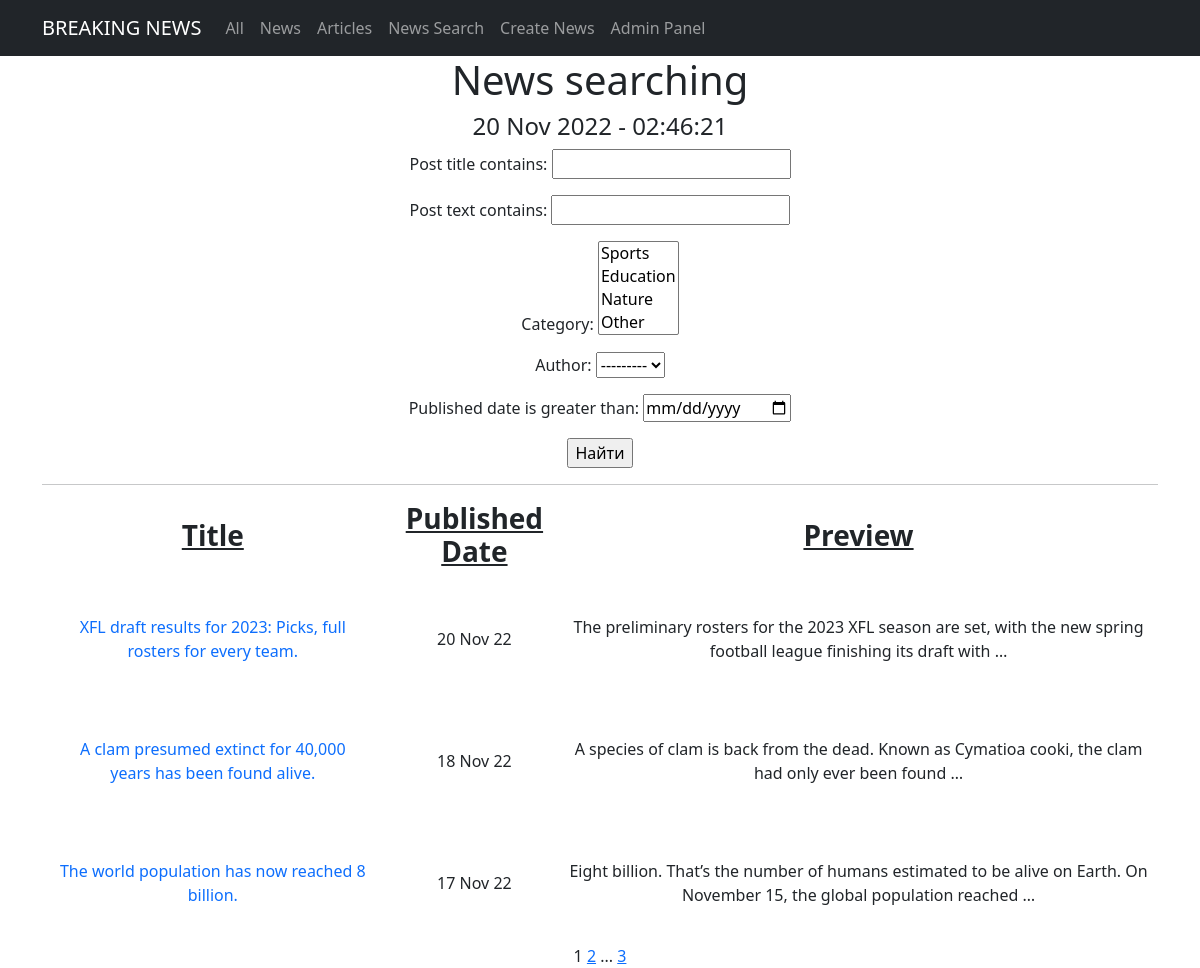
The app's page /news/search/ with its own data.
### newsportal/models.py (models this page shows, shortened)
class Category(models.Model):
    category = models.CharField(unique=True, max_length=100)
    def __str__(self):
        return f'{self.category}'

class Post(models.Model):
    author = models.ForeignKey(Author, on_delete=models.CASCADE)
    type = models.CharField(max_length=2, choices=TYPES, default=news)
    published_date = models.DateTimeField(auto_now_add=True)
    post_title = models.CharField(max_length=100)
    post_text = models.TextField()
    category = models.ManyToManyField(Category, through="PostCategory")
    post_rating = models.IntegerField(default=0)

### newsportal/views.py (the view)
# urls.py: path("search/", NewsSearch.as_view(), name='news_search'),
class NewsSearch(PostSearch):
    template_name = 'news_search.html'
    def get_queryset(self):
        queryset = super().get_queryset()
        self.filterset = PostFilter(self.request.GET, queryset)
        return self.filterset.qs.filter(type="NW")

### newsportal/models.py (called while the page is built)
    def __str__(self):
        return f'{self.user.username}'

### newsportal/templatetags/custom_filters.py (called while the page is built)
@register.filter()
def censor(text):
    if isinstance(text, str):
        wordstocensor = ['fool', 'death', 'suffer']
        text = re.split('(\W+)', text)
        for i, j in enumerate(text):
            for k in wordstocensor:
                if k in j.lower():
                    text[i] = text[i][0] + '*'*(len(text[i]) - 1)
        return ''.join(text)
    else:
        raise Exception("This filter is applicable only to the <class 'str'>")

### newsportal/templatetags/custom_tags.py (called while the page is built)
@register.simple_tag()
def current_time(format_string='%d %b %Y - %H:%M:%S'):
    return datetime.now().astimezone().strftime(format_string)

@register.simple_tag(takes_context=True)
def url_replace(context, **kwargs):
   d = context['request'].GET.copy()
   for k, v in kwargs.items():
       d[k] = v
   return d.urlencode()

### newsportal/views.py (called while the page is built)
    def get_queryset(self):
        queryset = super().get_queryset()
        self.filterset = PostFilter(self.request.GET, queryset)
        return self.filterset.qs

    def get_context_data(self, **kwargs):
        context = super().get_context_data(**kwargs)
        context['filterset'] = self.filterset
        return context

### templates/news_search.html (shortened to what this page needs)
{% extends 'news.html' %}
{% load custom_filters %}
{% load custom_tags %}
{% block content %}
<h1>News searching</h1>
<h4>{% current_time '%d %b %Y - %H:%M:%S' %}</h4>
   <form action="" method="get">
       {{ filterset.form.as_p }}
       <input type="submit" value="Найти" />
   </form>
<hr>
   {% if posts %}
       <table>
           <tr>
               <td><h3><span style="text-decoration: underline;"><strong>Title</strong></span></h3></td>
               <td><h3><span style="text-decoration: underline;"><strong>Published Date</strong></span></h3></td>
               <td><h3><span style="text-decoration: underline;"><strong>Preview</strong></span></h3></td>
           </tr>
           {% for post in posts %}
           <tr>
               <td><a class="nav-link" href="/news/{{post.pk}}">{{ post.post_title|censor }}</a></td>
               <td>{{ post.published_date|date:'d M y' }}</td>
               <td>{{ post.post_text|truncatewords:20|censor }}</td>
               <td><p>&nbsp;</p><p>&nbsp;</p><p>&nbsp;</p></td>
           </tr>
           {% endfor %}
       </table>
   {% else %}
       <h2>Nothing here</h2>
   {% endif %}
{% endblock content %}

### records on screen
Category: category "Sports / Education / Nature / Other"
Post: post_title|censor "XFL draft results for 2023: Picks, full rosters for every team.", published_date "20 Nov 22", post_text|censor "The preliminary rosters for the 2023 XFL season are set, with the new spring football league finishing its draft with …"
Post: post_title|censor "A clam presumed extinct for 40,000 years has been found alive.", published_date "18 Nov 22", post_text|censor "A species of clam is back from the dead. Known as Cymatioa cooki, the clam had only ever been found …"
Post: post_title|censor "The world population has now reached 8 billion.", published_date "17 Nov 22", post_text|censor "Eight billion. That’s the number of humans estimated to be alive on Earth. On November 15, the global population reached …"

### other values on screen
{{ page_obj.number }} "1"
{{ page_obj.next_page_number }} "2"
{{ page_obj.paginator.num_pages }} "3"
